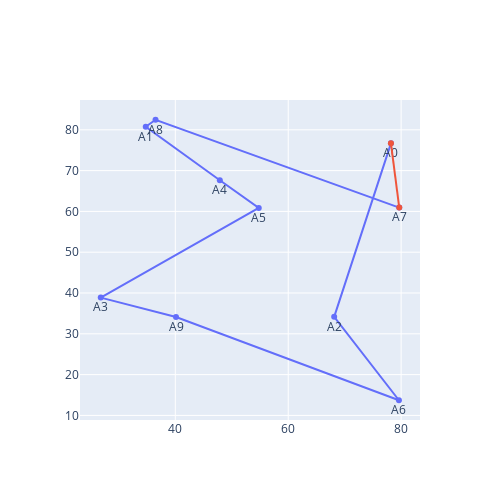

The notebook cell saved with this chart:
### Code cell
custo, solucao = hill_climbing_restart(tsp)

print(f'{custo:7.3f}    {solucao}')

plota_rotas(df_coordenadas, solucao)

### Figure 1 — Plotly figure (JSON) as saved in the notebook; plotly's stock layout.template omitted (floating-point values rounded to 4 significant figures)
{"data": [{"mode": "lines+markers+text", "name": "", "text": ["A0", "A2", "A6", "A9", "A3", "A5", "A4", "A1", "A8", "A7"], "textposition": "bottom center", "type": "scatter", "x": [78.2, 68.14, 79.61, 40.12, 26.79, 54.78, 47.89, 34.76, 36.5, 79.67], "y": [76.68, 34.16, 13.72, 34.13, 38.88, 60.85, 67.63, 80.73, 82.47, 60.94]}, {"mode": "lines+markers", "name": "", "type": "scatter", "x": [79.67, 78.2], "y": [60.94, 76.68]}], "layout": {"autosize": false, "height": 500, "showlegend": false, "width": 500}}
